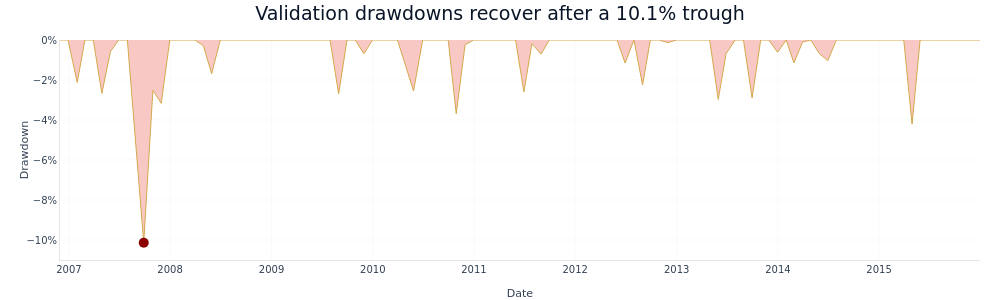

The notebook cell this image was saved under:
### Markdown cell above
**Drawdown underwater.** Underwater curve over the strategy series;
reads against §4's max-drawdown number.

### Code cell
fig_underwater = plot_drawdown_underwater(pa)
fig_underwater.update_layout(
    title=f"Validation drawdowns recover after a {abs(full['max_drawdown']):.1%} trough"
)
fig_underwater.show()

### Figure 1 — Plotly figure (JSON) as saved in the notebook; plotly's stock layout.template omitted (floating-point values rounded to 4 significant figures)
{"data": [{"fill": "tozeroy", "fillcolor": "rgba(231, 76, 60, 0.3)", "hovertemplate": "Date: %{x}<br>Drawdown: %{y:.2%}<extra></extra>", "line": {"color": "#D4A84B", "width": 1}, "mode": "lines", "name": "Drawdown", "type": "scatter", "x": ["2006-11-30", "2006-12-29", "2007-01-31", "2007-02-28", "2007-03-30", "2007-04-30", "2007-05-31", "2007-06-29", "2007-07-31", "2007-08-31", "2007-09-28", "2007-10-31", "2007-11-30", "2007-12-31", "2008-01-31", "2008-02-29", "2008-03-31", "2008-04-30", "2008-05-30", "2008-06-30", "2008-07-31", "2008-08-29", "2008-09-30", "2008-10-31", "2008-11-28", "2008-12-31", "2009-01-30", "2009-02-27", "2009-03-31", "2009-04-30", "2009-05-29", "2009-06-30", "2009-07-31", "2009-08-31", "2009-09-30", "2009-10-30", "2009-11-30", "2009-12-31", "2010-01-29", "2010-02-26", "2010-03-31", "2010-04-30", "2010-05-28", "2010-06-30", "2010-07-30", "2010-08-31", "2010-09-30", "2010-10-29", "2010-11-30", "2010-12-31", "2011-01-31", "2011-02-28", "2011-03-31", "2011-04-29", "2011-05-31", "2011-06-30", "2011-07-29", "2011-08-31", "2011-09-30", "2011-10-31", "2011-11-30", "2011-12-30", "2012-01-31", "2012-02-29", "2012-03-30", "2012-04-30", "2012-05-31", "2012-06-29", "2012-07-31", "2012-08-31", "2012-09-28", "2012-10-31", "2012-11-30", "2012-12-31", "2013-01-31", "2013-02-28", "2013-03-28", "2013-04-30", "2013-05-31", "2013-06-28", "2013-07-31", "2013-08-30", "2013-09-30", "2013-10-31", "2013-11-29", "2013-12-31", "2014-01-31", "2014-02-28", "2014-03-31", "2014-04-30", "2014-05-30", "2014-06-30", "2014-07-31", "2014-08-29", "2014-09-30", "2014-10-31", "2014-11-28", "2014-12-31", "2015-01-30", "2015-02-27", "2015-03-31", "2015-04-30", "2015-05-29", "2015-06-30", "2015-07-31", "2015-08-31", "2015-09-30", "2015-10-30", "2015-11-30", "2015-12-31"], "y": [0.0, 0.0, -0.02123, 0.0, 0.0, -0.02668, -0.005751, 0.0, 0.0, -0.05565, -0.1013, -0.02519, -0.03164, 0.0, 0.0, 0.0, 0.0, -0.002868, -0.01682, 0.0, 0.0, 0.0, 0.0, 0.0, 0.0, 0.0, 0.0, 0.0, 0.0, 0.0, 0.0, 0.0, 0.0, -0.02698, 0.0, 0.0, -0.006867, 0.0, 0.0, 0.0, 0.0, -0.01309, -0.02554, 0.0, 0.0, 0.0, 0.0, -0.03684, -0.002338, 0.0, 0.0, 0.0, 0.0, 0.0, 0.0, -0.02594, -0.001894, -0.007027, 0.0, 0.0, 0.0, 0.0, 0.0, 0.0, 0.0, 0.0, 0.0, -0.01153, 0.0, -0.02252, 0.0, 0.0, -0.001339, 0.0, 0.0, 0.0, 0.0, 0.0, -0.02971, -0.006914, 0.0, 0.0, -0.02899, 0.0, 0.0, -0.006153, 0.0, -0.01145, -0.001031, 0.0, -0.00673, -0.01031, 0.0, 0.0, 0.0, 0.0, 0.0, 0.0, 0.0, 0.0, 0.0, -0.04207, 0.0, 0.0, 0.0, 0.0, 0.0, 0.0, 0.0, 0.0]}, {"hovertemplate": "Max Drawdown<br>Date: %{x}<br>DD: %{y:.2%}<extra></extra>", "marker": {"color": "darkred", "size": 10, "symbol": "circle"}, "mode": "markers", "name": "Max DD: -10.1%", "type": "scatter", "x": ["2007-09-28"], "y": [-0.1013]}], "layout": {"font": {"color": "#334155", "family": "DM Sans, DejaVu Sans, sans-serif", "size": 12}, "height": 300, "hoverlabel": {"bgcolor": "white", "font": {"family": "DM Sans, DejaVu Sans, sans-serif", "size": 13}}, "hovermode": "x unified", "legend": {"x": 0.99, "xanchor": "right", "y": 0.01, "yanchor": "bottom"}, "margin": {"b": 40, "l": 60, "r": 20, "t": 40}, "paper_bgcolor": "rgba(0,0,0,0)", "plot_bgcolor": "rgba(0,0,0,0)", "showlegend": false, "title": {"text": "Validation drawdowns recover after a 10.1% trough"}, "width": 1000, "xaxis": {"gridcolor": "rgba(0,0,0,0.06)", "linecolor": "rgba(0,0,0,0.1)", "title": {"text": "Date"}, "zeroline": false}, "yaxis": {"gridcolor": "rgba(0,0,0,0.06)", "linecolor": "rgba(0,0,0,0.1)", "tickformat": ".0%", "title": {"text": "Drawdown"}, "zeroline": false}}}
